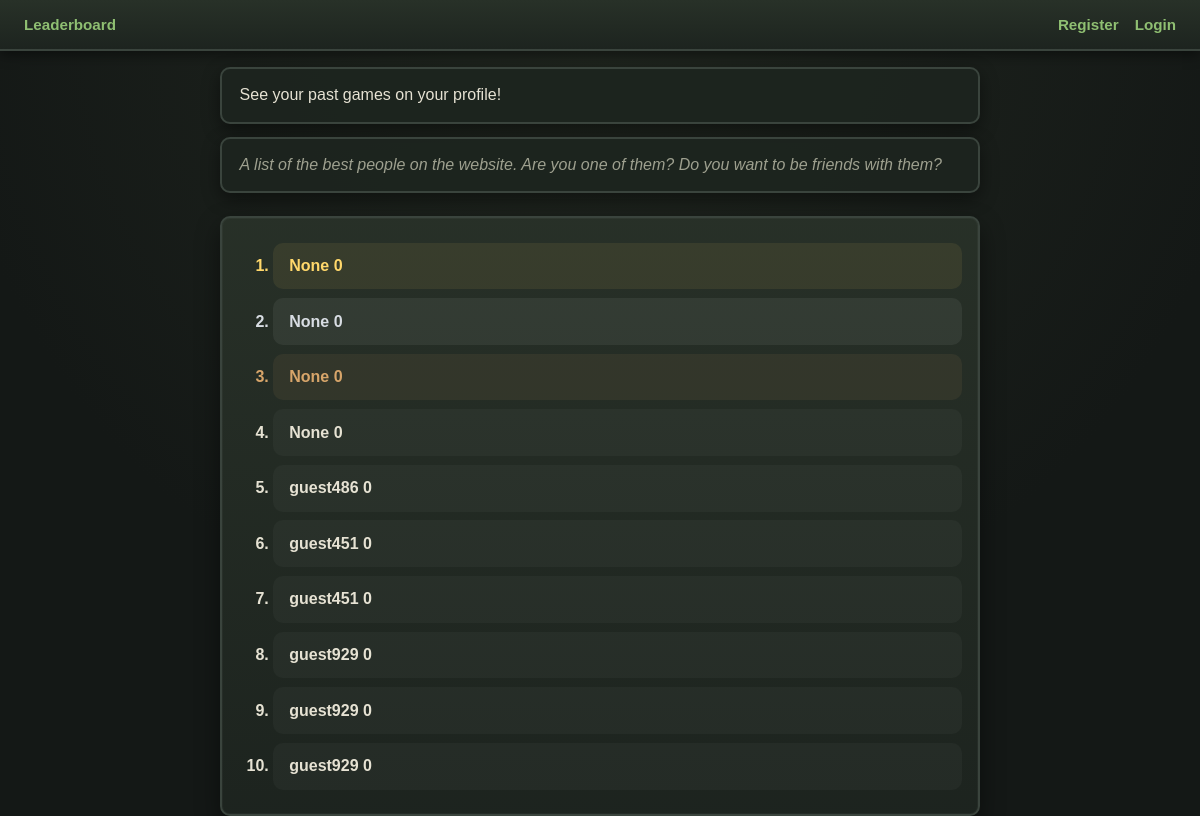
The app's page /leaderboard with its own data.
### tables this page shows
CREATE TABLE past_games
(
    user_id TEXT, 
    timestamp DATETIME,
    score INTEGER,
    cheats_used BOOLEAN,
    PRIMARY KEY(user_id,timestamp),
    FOREIGN KEY (user_id) REFERENCES users(user_id)
);

### app.py (the view)
@app.route("/leaderboard", methods=["POST", "GET"])
def leaderboard():
    db = get_db()
    results = db.execute("""SELECT user_id,score
                        FROM past_games
                        ORDER BY score DESC
                        LIMIT 10;""").fetchall()
    return render_template("leaderboard.html", results=results)

### app.py (called while the page is built)
@app.before_request
def load_logged_in_user():
    g.user = session.get("user_id", None)
    g.is_guest = session.get("is_guest",None)

### database.py (called while the page is built)
def get_db():
    if "db" not in g:
        g.db = sqlite3.connect(DATABASE,
                detect_types=sqlite3.PARSE_DECLTYPES)
        g.db.row_factory = sqlite3.Row
    return g.db

### templates/leaderboard.html
{% extends "base.html" %}
    {% block main %}
    <p>See your past games on your profile!</p>
    <p><i>A list of the best people on the website. Are you one of them? Do you want to be friends with them?</i></p>
        <ol>
            {%for result in results%}
            <li>
                {{result["user_id"]}}
                {{ result["score"] }}
            </li>
            {%endfor%}
        </ol>
{% endblock %}

### templates/base.html (shortened to what this page needs)
<!DOCTYPE html>
<html lang="en">
<head>
    <link rel="stylesheet" href="{{ url_for('static',filename='main.css') }}"/>
</head>
<body>
    <header>
        {% if g.user %}
            <p><a href="{{ url_for('profile') }}">{{g.user}}</a></p>
            <p><a href="{{ url_for('leaderboard') }}">Leaderboard</a></p>
            <p><a href="{{ url_for('logout') }}">Logout </a></p>
        {%else %}
            <p><a href="{{ url_for('leaderboard') }}">Leaderboard</a></p>
            <p><a href="{{ url_for('register') }}">Register</a></p>
            <p><a href="{{ url_for('login') }}">Login</a></p>
        {% endif %}
    </header>
    {% block main %}
    {% endblock %}
</body>
</html>

### static/main.css (style rules this page uses)
body { margin: 0; }
:root { --bg: #141816; --panel: #1d241f; --panel-light: #283128; --stone: #3a443d; --moss: #5e7a52; --accent: #8fbf72; --gold: #d7c27a; --text: #e6e2d3; --muted: #9ea08f; --shadow: rgba(0, 0, 0, 0.45); --radius: 10px; --gap: 1rem; }
* { margin: 0; padding: 0; box-sizing: border-box; }
html, body { height: 100%; }
body { font-family: "Trebuchet MS", Verdana, sans-serif; background: radial-gradient(circle at top, #20261f 0%, var(--bg) 65%); color: var(--text); }
header { display: flex; align-items: center; gap: var(--gap); padding: 1rem 1.5rem; background: linear-gradient(to bottom, var(--panel-light), var(--panel)); border-bottom: 2px solid var(--stone); box-shadow: 0 4px 12px var(--shadow); flex-wrap: wrap; }
header p { margin: 0; color: var(--muted); font-size: 0.95rem; }
header p:first-child { margin-right: auto; }
a { color: var(--accent); text-decoration: none; transition: 0.18s ease; font-weight: bold; }
body > p, body > ol { margin-left: auto; margin-right: auto; }
body > p { width: min(760px, 92vw); padding: 0.9rem 1.1rem; margin-top: 1rem; background: rgba(29, 36, 31, 0.92); border: 2px solid var(--stone); border-radius: var(--radius); color: var(--text); box-shadow: 0 6px 18px var(--shadow); line-height: 1.5; }
body > p + p { color: var(--muted); font-style: italic; margin-top: 0.8rem; }
body > ol { width: min(760px, 92vw); margin-top: 1.4rem; margin-bottom: 2rem; padding: 1rem 1rem 1rem 3.2rem; background: linear-gradient(to bottom, rgba(40,49,40,0.96), rgba(29,36,31,0.96)); border: 2px solid var(--stone); border-radius: var(--radius); box-shadow: 0 10px 24px var(--shadow), inset 0 0 0 1px rgba(255,255,255,0.03); }
body > ol li { margin: 0.55rem 0; padding: 0.9rem 1rem; background: rgba(255,255,255,0.03); border-radius: 10px; color: var(--text); font-weight: bold; transition: transform 0.12s ease, background 0.12s ease; }
body > ol li:nth-child(1) { color: #ffd86b; background: rgba(255, 216, 107, 0.08); }
body > ol li:nth-child(2) { color: #d8dde3; background: rgba(216, 221, 227, 0.07); }
body > ol li:nth-child(3) { color: #d7a56a; background: rgba(215, 165, 106, 0.08); }

### records on screen
past_games: user_id "None", score "0"
past_games: user_id "None", score "0"
past_games: user_id "None", score "0"
past_games: user_id "None", score "0"
past_games: user_id "guest486", score "0"
past_games: user_id "guest451", score "0"
past_games: user_id "guest451", score "0"
past_games: user_id "guest929", score "0"
past_games: user_id "guest929", score "0"
past_games: user_id "guest929", score "0"
